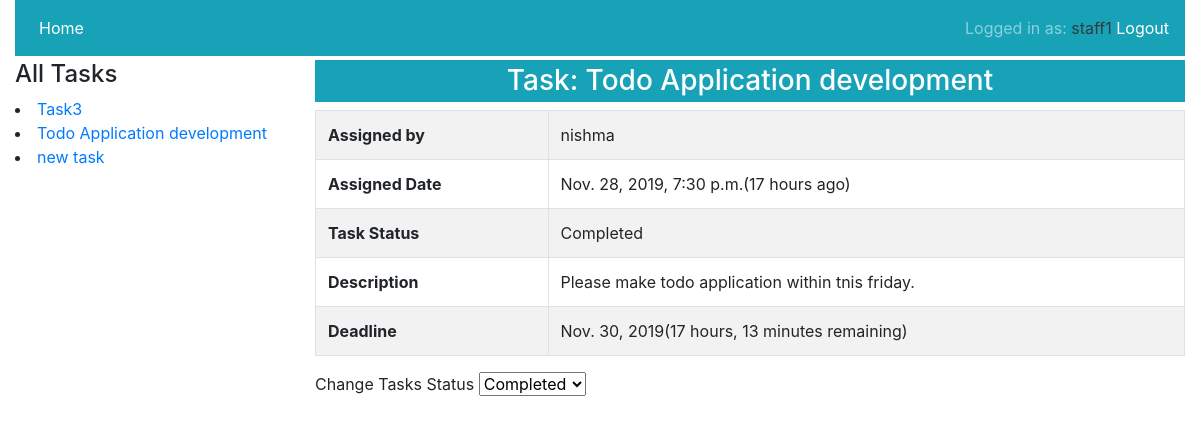
The page /task/2/detail/ (signed in) on the database as committed earlier.
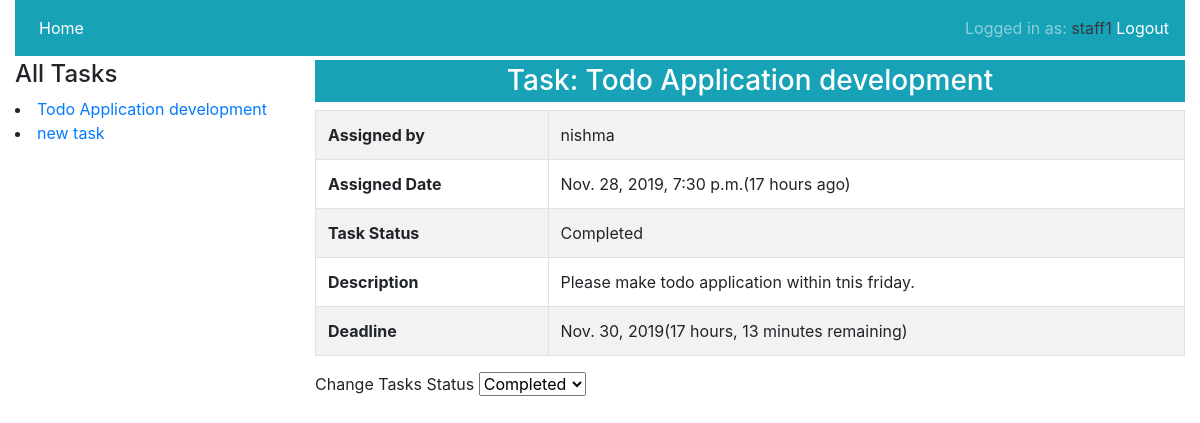
The same page on the database as committed later.
### taskapp/models.py (models this page shows, shortened)
class Task(models.Model):
    title = models.CharField(max_length=100)
    description = models.TextField()
    assigned_to = models.ForeignKey(
        NewUser, on_delete=models.CASCADE, related_name="totasks")
    assigned_by = models.ForeignKey(
        NewUser, on_delete=models.CASCADE, related_name="fromtasks")
    assigned_date = models.DateTimeField(auto_now_add=True)
    deadline = models.DateField()
    status = models.CharField(
        max_length=50, choices=TASK_STATUS, default="Pending")

class NewUser(AbstractBaseUser):
    username = models.CharField(
        verbose_name="username", max_length=100, unique=True)
    email = models.EmailField(unique=True, max_length=30)
    date_joined = models.DateTimeField(
        verbose_name='date joined', auto_now_add=True)
    last_login = models.DateTimeField(
        verbose_name='last_login', auto_now_add=True)
    is_admin = models.BooleanField(default=False)
    is_active = models.BooleanField(default=True)
    is_staff = models.BooleanField(default=False)
    is_superuser = models.BooleanField(default=False)
    user_type = models.CharField(max_length=50, choices=(
        ('Admin', 'Admin'), ('Staff', 'Staff')))
    USERNAME_FIELD = 'username'
    REQUIRED_FIELDS = ['email']
    objects = UserManager()
    def __str__(self):
        return self.username

### taskapp/views.py (the view)
class StaffTaskDetailView(StaffRequiredMixin, DetailView):
    template_name = 'stafftemplates/stafftaskdetail.html'
    model = Task
    context_object_name = 'task'

### taskapp/views.py (called while the page is built)
    def dispatch(self, request, *args, **kwargs):
        if request.user.is_authenticated and request.user.user_type == "Staff":
            pass
        else:
            return redirect('/login/?next=' + request.path)
        return super().dispatch(request, *args, **kwargs)

    def get_context_data(self, **kwargs):
        context = super().get_context_data(**kwargs)
        context['tasklist'] = Task.objects.filter(
            assigned_to=self.request.user).order_by('-id')
        return context

### templates/stafftemplates/stafftaskdetail.html (shortened to what this page needs)
{% extends 'stafftemplates/staffbase.html' %}
{% block content %}
<div class="row">
    <div class="col-md-3">
        <h4>All Tasks</h4>
        {% for task in tasklist %}
            <li><a href="{% url 'taskapp:stafftaskdetail' task.id %}">{{task.title}}</a></li>
        {% endfor %}
    </div>
    <div class="col-md-9">
        <h3 class="text-center bg-info p-1 text-white">Task: {{task.title}}</h3>
        <table class="table table-bordered table-striped" style="width: 100%;">
            <tbody>
                <tr>
                    <th>Assigned by</th>
                    <td>{{task.assigned_by}}</td>
                </tr>
                <tr>
                    <th>Assigned Date</th>
                    <td>{{task.assigned_date}}({{task.assigned_date|timesince}} ago)</td>
                </tr>
                <tr>
                    <th>Task Status</th>
                    <td id="status">{{task.status}}</td>
                </tr>
                <tr>
                    <th>Description</th>
                    <td>{{task.description|safe}}</td>
                </tr>
                <tr>
                    <th>Deadline</th>
                    <td>{{task.deadline}}({{task.deadline|timeuntil}} remaining)</td>
                </tr>
            </tbody>
        </table>
        <label for="task-action"> Change Tasks Status</label>
        <select id="task-action">
            <option value="Completed">Completed</option>
        </select>
    </div>
</div>
{% endblock %}

Rows that differ between the two databases and show on the page:
removed Task: title "Task3"
